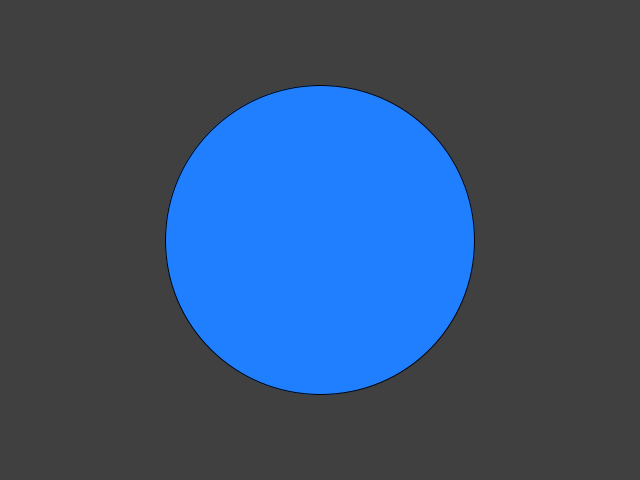
Frame 1 (no input)
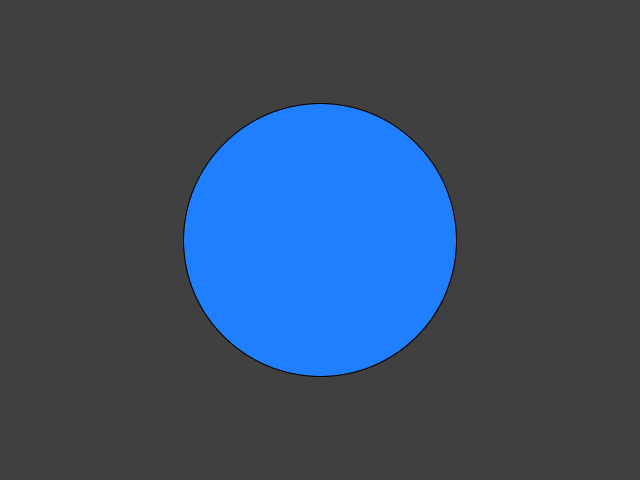
Frame 60 (the mouse pressed at the canvas centre just before this capture)
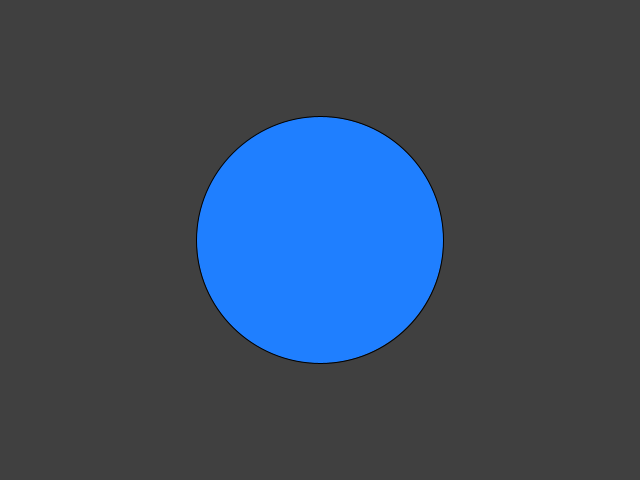
Frame 120 (the mouse held since frame 60 and released just before this capture)

The Processing sketch that drew these frames (run headless with seeded random() and noise(); from frame 60 on, the mouse is pressed at the canvas centre):

// Processing sketch: processing_119943
// ── processing_119943.pde

void setup(){
   size(640,480);
}
void draw(){
   background(64);
   fill(31,127,255);
   float diameter = sin(frameCount / 10.0) * 100 + 300;
   ellipse(width/2,height/2, diameter, diameter);
}   
